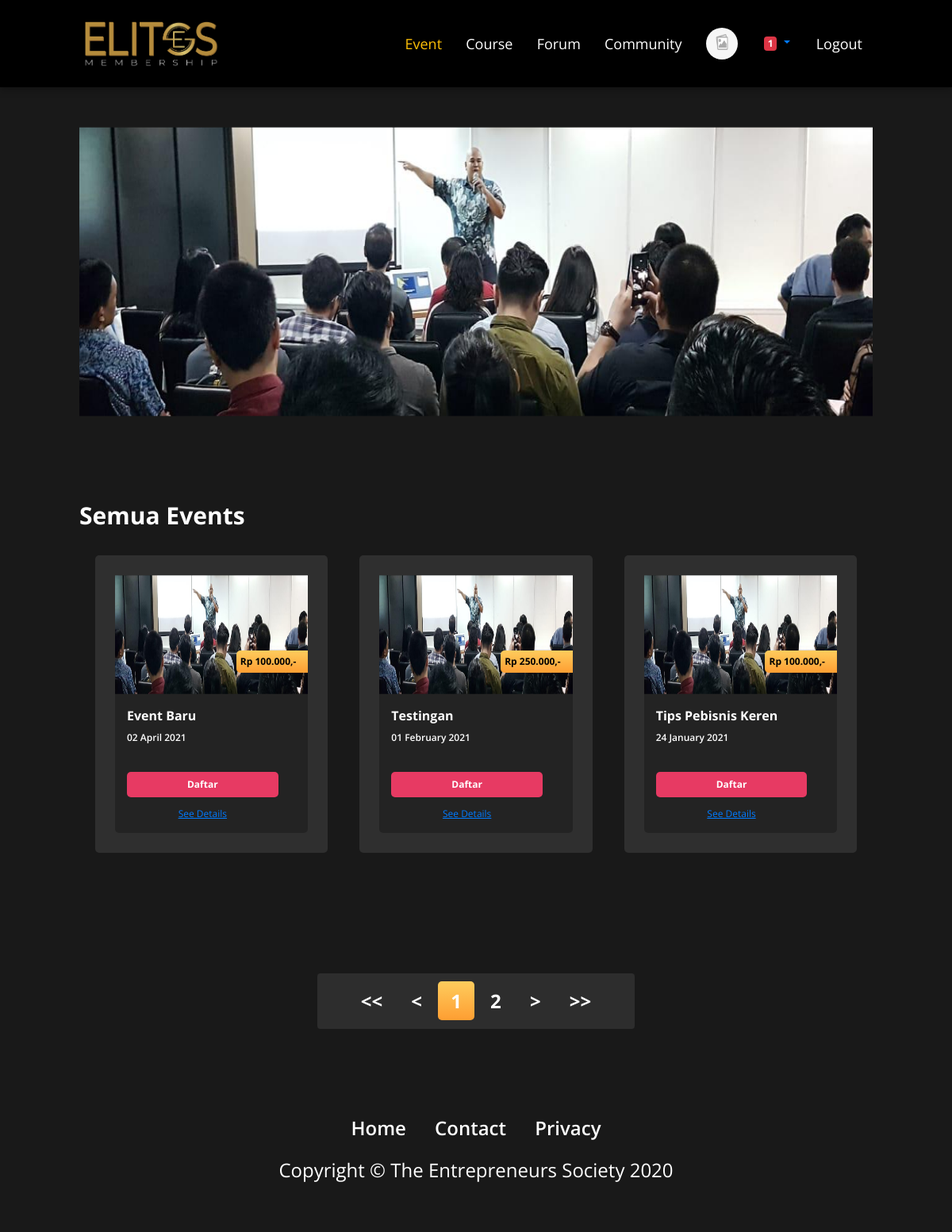
The page /index.php?hal=event (signed in) on the database as committed earlier.
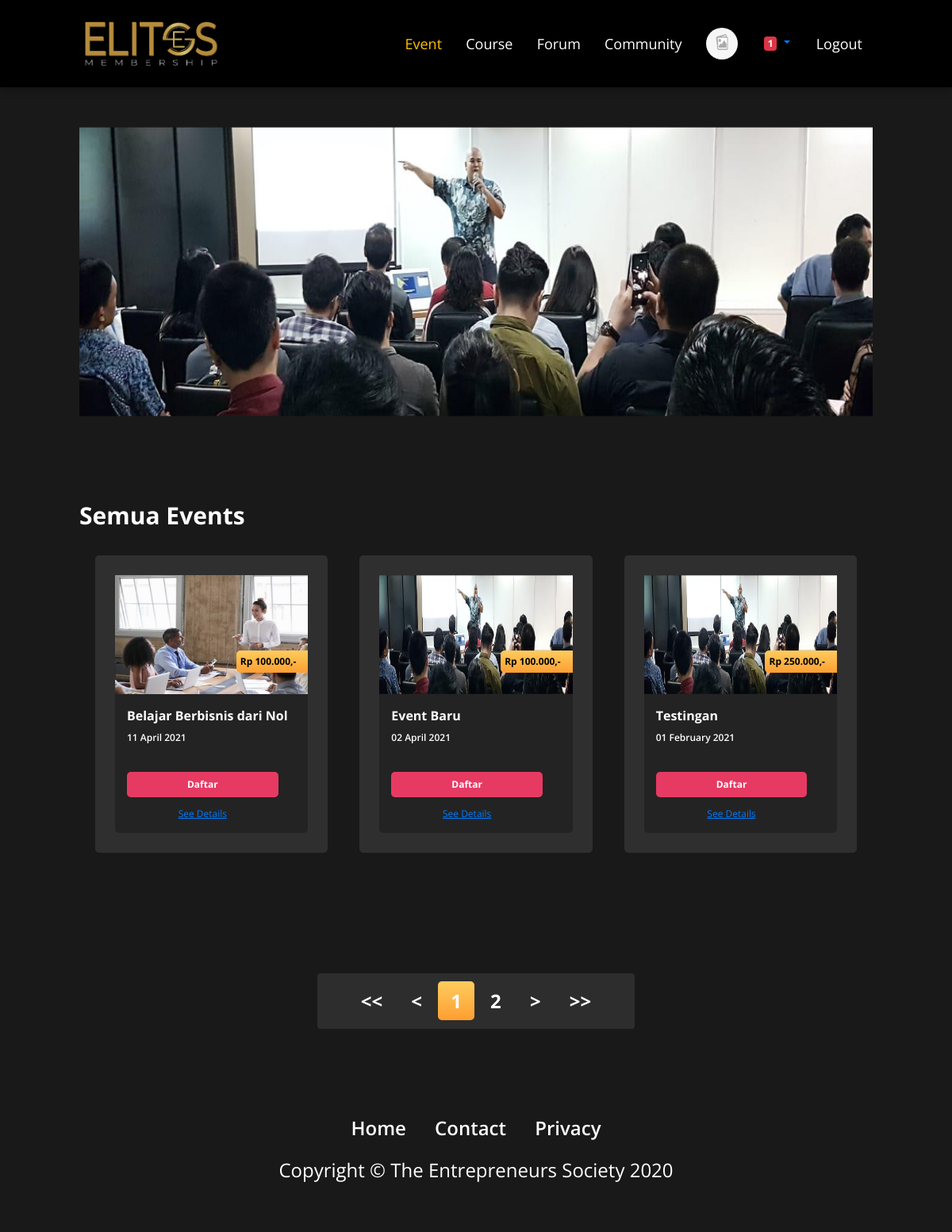
The same page on the database as committed later.
### tables this page shows
CREATE TABLE `info` (
  `id_info` int(11) NOT NULL,
  `jenis_info` varchar(50) NOT NULL,
  `deskripsi` text NOT NULL,
  `tgl_info` date NOT NULL,
  `foto_info` varchar(100) NOT NULL,
  `id_user` int(15) NOT NULL
);

CREATE TABLE `event` (
  `id_event` int(11) NOT NULL,
  `nama_event` varchar(50) NOT NULL,
  `tanggal_post` date NOT NULL,
  `deskripsi` text NOT NULL,
  `foto_event` varchar(100) NOT NULL,
  `id_user` int(15) DEFAULT NULL,
  `lokasi` text NOT NULL,
  `venue` varchar(50) NOT NULL,
  `waktu` datetime NOT NULL,
  `harga_event` double NOT NULL,
  `kuota` int(11) NOT NULL,
  `keterangan` varchar(25) NOT NULL
);

### fungsional/data/isiData.php (called while the page is built, shortened)
<?php
    class isiData extends konfigurasi
    {
        public function hitungData($q)
        {
            $hitung = mysqli_num_rows($q);
            return $hitung;
        }
        public function eksekusiSQL($sqlnya)
        {
            $sambungannya=parent::sambungkan();
            $que = mysqli_query($sambungannya, $sqlnya);
            return $que;
        }
    }
?>

### fungsional/data/konfigurasi.php (called while the page is built, shortened)
<?php
    class konfigurasi
    {
        function sambungkan()
        {
            include './fungsional/data/koneksi.php';
            $sambungan = mysqli_connect($server, $username, $password, $database);
            if ($sambungan)
            {
                return $sambungan;
            }
            else
            {
                echo
                "
                    <h1>Gagal Konek database</h1>
                ";
            }
        }
    }
?>

### fungsional/halm/event.php (the view, shortened to what the rows shown need)
<link rel="stylesheet" href="./css/event.css">
<?php
    include './fungsional/konfig/header.php';
    $event = $crud->eksekusiSQl("SELECT *FROM info
                                        WHERE jenis_info='Event'
                                        ");
    foreach ($event as $ev)
    {
      $foto  = $ev['foto_info'];
      $tujuanHeader = "./foto/$foto";
    }
?>
<section id="banner">
        <div class="container">
            <img  class="top-banner" src=" <?php echo $tujuanHeader; ?>" />
        </div>
</section>
<section id="all-events">
        <div class="container">
            <h1 class="status-title">Semua Events</h1>
            <div class="row row-cols-3">
            <?php
                $limit = 3;
                $page = isset($_GET["page"]) ? (int)$_GET["page"] : 1;
                $mulai = ($page>1) ? ($page * $limit) - $limit : 0;
                $perintah = $crud->eksekusiSQl("SELECT *FROM event
                                                ORDER BY id_event DESC LIMIT $mulai, $limit");
                $hitung   = $crud->hitungData($perintah);
                if ($hitung==0)
                {
                    pesanKosong();
                }
                else
                {
                    foreach($perintah as $a)
                    {
                        $nama = $a['nama_event'];
                        $foto = $a['foto_event'];
                        $idev = $a['id_event'];
                        $harga = $a['harga_event'];
                        $biaya= "Rp ".formatRupiah($harga).",-";
                        $waktu = $a['waktu'];
                        if ($foto=="Kosong")
                        {
                            $gambar = "'img/nofoto.png'";
                        }
                        else
                        {
                            $tujuan = "foto/event/$foto";
                        }
                        if (empty($userId))
                        {
                            $eAtr = "href='#' data-toggle='modal' class='btn modal-trigger-daftar'";
                        }
                        else
                        {
                            $eAtr = "href='?hal=event-info&k=$idev' class='btn'";
                        }
                        $acara = date('d F Y', strtotime($waktu));
                        echo
                        "
                        <div class='col'>
                            <div class='card card-all-event'>
                                <div class='inner-card'>
                                    <img src='$tujuan' alt='$nama' width='100%'>
                                    <div class='price-tag'>
                                        <p>$biaya</p>
                                    </div>
                                    <div class='card-body'>
                                        <h5 class='card-title'>$nama</h5>
                                        <p class='card-text hari'>$acara</p>
                                        <a $eAtr>Daftar</a>
                                        <a class='details' href='?hal=event-info&k=$idev'>See Details</a>
                                    </div>
                                </div>
                            </div>
                        </div>
                        ";
                    }
                }
            ?>
            </div>
        </div>
        <div class="container page">
            <div class="pagination">
            <?php
                if($page == 1)
                {
                    $link_prev = ($page > 1)? $page - 1 : 1;
                    echo
                    "
                    <a href='?hal=event&page=1'>&lt;&lt;</a>
                    <a href='?hal=event&page=$link_prev'>&lt;</a>
                    ";
                }
            ?>
            <?php
                $sql2 = $crud->eksekusiSQL("SELECT COUNT(*) AS jumlah FROM event");
                foreach ($sql2 as $s)
                {
                    $get_jumlah = $s['jumlah'];
                }
                $jumlah_page = ceil($get_jumlah / $limit);
                $jumlah_number = 3;
                $start_number = ($page > $jumlah_number)? $page - $jumlah_number : 1;
                $end_number = ($page < ($jumlah_page - $jumlah_number))? $page + $jumlah_number : $jumlah_page;
                for($i = $start_number; $i <= $end_number; $i++)
                {
                    $link_active = ($page == $i)? ' class="active"' : '';
                    echo
                    "
                    <a href='?hal=event&page=$i' $link_active>$i</a>
                    ";
                }
            ?>
            <?php
            if($page == $jumlah_page)
            {
                echo
                "
                <a class='disabled'>&gt;</a>
                <a class='disabled'>&gt;&gt;</a>
                ";
            }
            else
            {
               $link_next = $page + 1;
                echo
                "
                <a href='?hal=event&page=$link_next'>&gt;</a>
                <a href='?hal=event&page=$jumlah_page'>&gt;&gt;</a>
                ";
            }
            ?>
            </div>
        </div>
</section>
<?php
    include './fungsional/konfig/footer.php';
?>

Rows that differ between the two databases and show on the page:
no longer on this page (row unchanged): event: foto_event (picture), harga_event "Rp 100.000,-", nama_event "Tips Pebisnis Keren", waktu "24 January 2021"
added event: foto_event (picture), harga_event "Rp 100.000,-", nama_event "Belajar Berbisnis dari Nol", waktu "11 April 2021"
